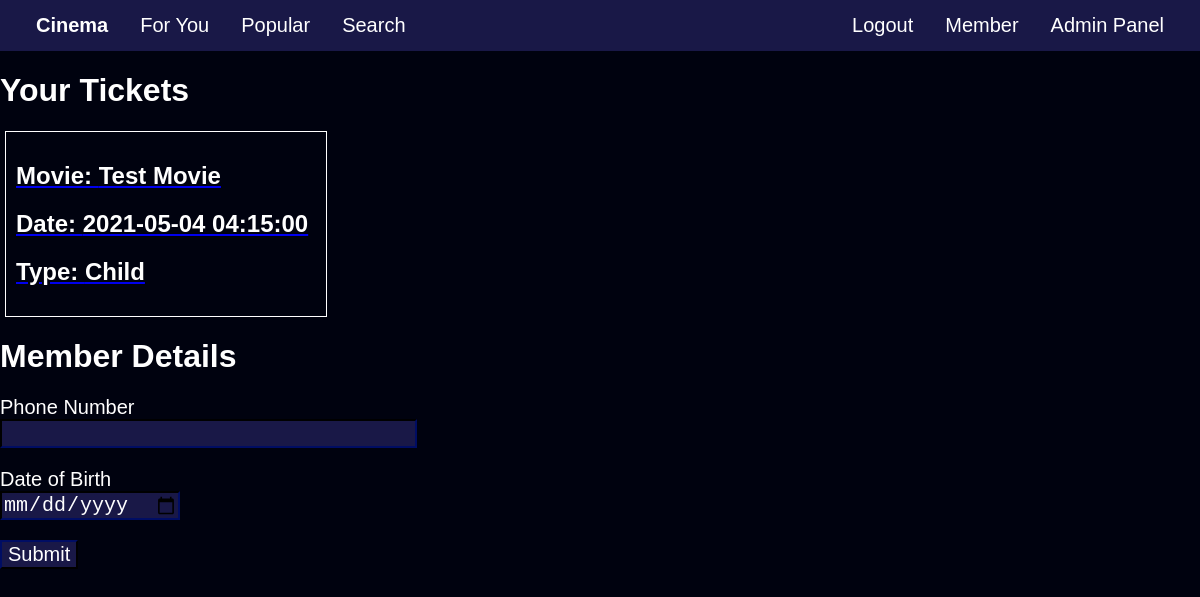
/member (signed in), run on the app's committed database.
### cinemawebapp/models.py (models this page shows)
class Movie(db.Model):
    __tablename__ = 'movie'
    id = db.Column(db.Integer, primary_key=True)
    name = db.Column(db.String(150))
    duration = db.Column(db.String(150))
    genre = db.Column(db.String(150))
    description = db.Column(db.String(500))
    certificate = db.Column(db.String(150))
    releaseDate = db.Column(db.DateTime)
    endDate = db.Column(db.DateTime)
    available = db.Column(db.Boolean)
    movie_sc = db.relationship('Screen', backref='movie', lazy='dynamic')

class Screen(db.Model):
    __tablename__ = 'screen'
    id = db.Column(db.Integer, primary_key=True)
    screen_number = db.Column(db.Integer())
    screen_time = db.Column(db.DateTime)
    movie_id = db.Column(db.Integer, db.ForeignKey('movie.id'))
    scrn_bk = db.relationship('Booking', backref='screen', lazy='dynamic')

class Booking(db.Model):
    __tablename__ = 'booking'
    id = db.Column(db.Integer, primary_key=True)
    seat_number = db.Column(db.Integer())
    ticket_code = db.Column(db.String(255))
    ticket_type = db.Column(db.String(255))
    booking_made = db.Column(db.DateTime)
    is_vip = db.Column(db.Integer)
    member_id = db.Column(db.Integer, db.ForeignKey('member.id'))
    screen_id = db.Column(db.Integer, db.ForeignKey('screen.id'))

### cinemawebapp/routes.py (the view)
@app.route('/member', methods=['GET', 'POST'])
@login_required
def member():
    form = MemberForm()
    if form.validate_on_submit():
        payment = Member(phone=form.phone.data,date_of_birth=form.date_of_birth.data)
        db.session.add(payment)
        db.session.commit()
    member = Member.query.filter_by(user_id=current_user.get_id()).first()
    bookings = Booking.query.filter_by(member_id=member.id)
    if not bookings:
        return render_template('ticket_not_found.html', theme=get_user_theme(), title='Invalid Ticket')
    movies = []
    for i in bookings:
        screening = Screen.query.filter_by(id=i.screen_id).first()
        date = screening.screen_time
        movie = Movie.query.filter_by(id=screening.movie_id).first()
        name = movie.name
        movies.append([i.id, name, date, i.ticket_type])
    return render_template('member.html',theme=get_user_theme(),form=form,bookings=movies)

### cinemawebapp/forms.py
class MemberForm(FlaskForm):
    phone = TextField('Phone Number', validators = [DataRequired()])
    date_of_birth = DateField('Date of Birth', validators=[DataRequired()])

### cinemawebapp/models.py (called while the page is built)
@login.user_loader
def load_user(id):
    return User.query.get(int(id))

    @property
    def is_admin(self):
        admin = Admins.query.filter_by(user_id=self.id)
        if admin.count() == 0:
            return False
        return True

### cinemawebapp/routes.py (called while the page is built)
def get_user_theme(theme_str="default"):
    return DarkTheme()

### cinemawebapp/templates/member.html (shortened to what this page needs)
{% extends "layout.html" %}
{% block content %}
<div class="container-fluid">
  <h1>Your Tickets</h1>
  {% for ticket in bookings %}
  <a href="/ticket/{{ticket[0]}}">
    <div style="padding: 10px; border: 1px solid white; margin: 5px; width: 25%;">
      <h2>Movie: {{ ticket[1] }}<h2>
      <h2>Date: {{ ticket[2] }}<h2>
      <h2>Type: {{ ticket[3] }}<h2>
    </div>
  </a>
  {% endfor %}
</div>
<h1>Member Details</h1>
<form action="" method="post">
    <p>
        {{ form.phone.label }}<br>
        {{ form.phone(size=32) }}<br>
    </p>
    <p>
        {{ form.date_of_birth.label }}<br>
        {{ form.date_of_birth(size=32) }}<br>
    </p>
    <p><input type="Submit" class="btn btn-outline-info" value="Submit" href="{{url_for('home')}}">  </p>
</form>
{% endblock %}

### cinemawebapp/static/main.css (style rules this page uses)
body { background: #fafafa; color: #333333; margin-top: 5rem; }
h1, h2, h3, h4, h5, h6 { color: #444444; }

### data on the page
Movie: name "Test Movie"
Screen: screen_time "2021-05-04 04:15:00"
Booking: ticket_type "Child"
